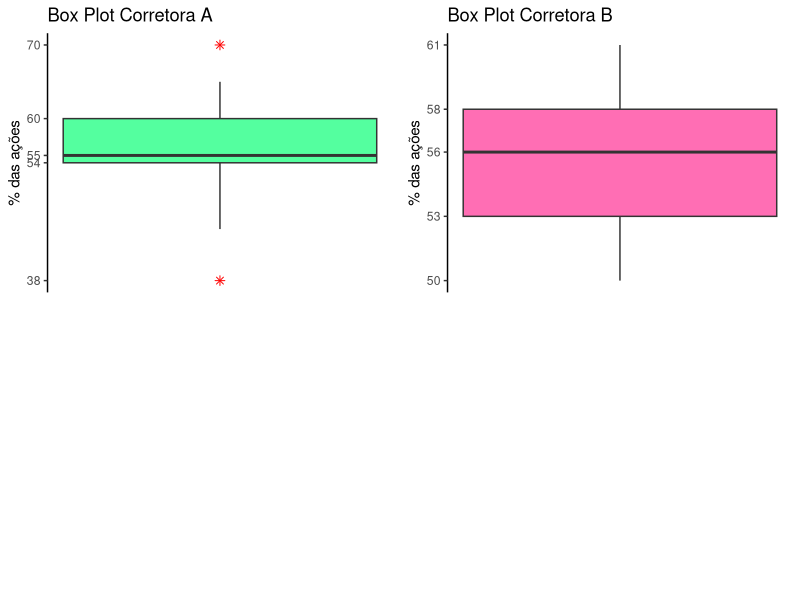

Generate this figure with R:
## ---- chunk 1
library(ggplot2)
library(ggpubr)
## ---- chunk 2

corretora.A <- data.frame(periodo_1 = c(45, 62, 38, 55, 54, 65), 
                          periodo_2 = c(60, 55, 48, 56, 59, 55), 
                          periodo_3 = c(54, 70, 64, 55, 48, 60))

corretora.A
## ---- chunk 3

corretora.B <- data.frame(periodo_1 = c(57, 50, 59, 61, 57, 55, 59), 
                          periodo_2 = c(55, 52, 55, 52, 57, 58, 51), 
                          periodo_3 = c(58, 59, 56, 53, 50, 54, 56))

corretora.B

## ---- chunk 4
Dados_Corret_A <-c(min(corretora.A), 
                   quantile(c(corretora.A$periodo_1, 
                              corretora.A$periodo_2, 
                              corretora.A$periodo_3), 
                            probs = c(0.25, 0.5, 0.75)), 
                   max(corretora.A))

Dados_Corret_A_M <- matrix(Dados_Corret_A, 
                           nrow = 1, 
                           ncol = 5, 
                           dimnames = list("A", 
                                           c("x1", "q1", "q2", "q3", "xn")))
Dados_Corret_A_M
## ---- chunk 5
#q2 - x1
Dados_Corret_A_M[, "q2"] - Dados_Corret_A_M[,"x1"]
#xn - q2
Dados_Corret_A_M[, "xn"] - Dados_Corret_A_M[, "q2"]
## ---- chunk 6
#q2 - q1
Dados_Corret_A_M[, "q2"] - Dados_Corret_A_M[,"q1"]
#q3 - q2
Dados_Corret_A_M[, "q3"] - Dados_Corret_A_M[, "q2"]
## ---- chunk 7
Dados_Corret_B <-c(min(corretora.B), 
                   quantile(c(corretora.B$periodo_1, 
                              corretora.B$periodo_2, 
                              corretora.B$periodo_3), 
                            probs = c(0.25, 0.5, 0.75)), 
                   max(corretora.B))

Dados_Corret_B_M <- matrix(Dados_Corret_B, 
                           nrow = 1, 
                           ncol = 5, 
                           dimnames = list("A", 
                                           c("x1", "q1", "q2", "q3", "xn")))

#Esquema dos cinco números
Dados_Corret_B_M
## ---- chunk 8
#q2 - x1
Dados_Corret_B_M[, "q2"] - Dados_Corret_B_M[,"x1"]
#xn - q2
Dados_Corret_B_M[, "xn"] - Dados_Corret_B_M[, "q2"]
## ---- chunk 9
#q2 - q1
Dados_Corret_B_M[, "q2"] - Dados_Corret_B_M[,"q1"]
#q3 - q2
Dados_Corret_B_M[, "q3"] - Dados_Corret_B_M[, "q2"]
## ---- chunk 10
# Resposta
## ---- chunk 11
C_A <- ggplot(data = data.frame(c(corretora.A$periodo_1, 
                                  corretora.A$periodo_2, 
                                  corretora.A$periodo_3)), 
              aes(y = c(corretora.A$periodo_1, 
                        corretora.A$periodo_2, 
                        corretora.A$periodo_3))) + 
  geom_boxplot(fill = "seagreen1", 
               outlier.shape = 8, 
               outlier.colour = "red", 
               outlier.size = 2) + 
  scale_x_continuous(b = NULL) + 
  theme_classic() + 
  labs(title = "Box Plot Corretora A", 
       y = "% das ações") + 
  scale_y_continuous(breaks = c(38, 54, 55, 60, 70))
## ---- chunk 12
C_B <- ggplot(data = data.frame(c(corretora.B$periodo_1, 
                                  corretora.B$periodo_2, 
                                  corretora.B$periodo_3)), 
              aes(y = c(corretora.B$periodo_1, 
                        corretora.B$periodo_2, 
                        corretora.B$periodo_3))) + 
  geom_boxplot(fill = "hotpink1") + 
  scale_x_continuous(b = NULL) + 
  theme_classic() + 
  labs(title = "Box Plot Corretora B", 
       y = "% das ações") + 
  scale_y_continuous(breaks = c(50, 53, 56, 58, 61))
## ---- chunk 13
ggarrange(C_A, C_B,
          ncol = 2, nrow = 2)
## ---- chunk 14
#Organizando os dados da corretora A em um único vetor:
Corret_A <- c(corretora.A$periodo_1, 
              corretora.A$periodo_2, 
              corretora.A$periodo_3)

Corret_A
#Organizando os dados da corretora B em um único vetor:
Corret_B <- c(corretora.B$periodo_1, 
              corretora.B$periodo_2, 
              corretora.B$periodo_3)
Corret_B
n_A <- length(Corret_A)
n_B <- length(Corret_B)

media_A <- mean(Corret_A)
media_B <- mean(Corret_B)

var_A <- var(Corret_A)
var_B <- var(Corret_B)

#Cálculo do "S^2"
S_2 <-((n_A -1)*var_A + (n_B - 1)*var_B)/(n_A + n_B - 2)

#Cálculo do "t"
t <- (media_A - media_B)/(S_2*((1/n_A) - (1/n_B))^(1/2))

#módulo de "t" igual a:
abs(t)
